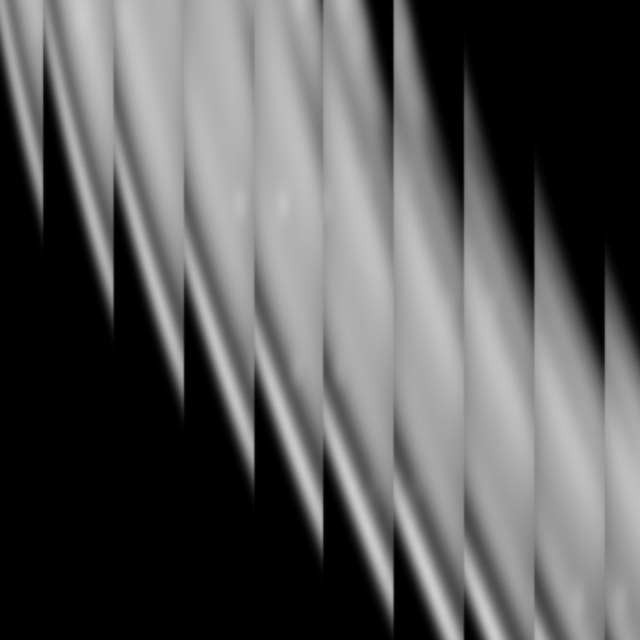
#> input picture techniques/_img/골유리_굴절.jpg, 640 x 640 px
$ python -i fluted.py   (imports and definitions only)
#> lines starting #> are read from the running program, lines starting #| are printed output that depends on the picture
#> further down, picture is the input picture: PIL image 640x640 RGB; min 0, max 205, mean 89.2
"""골유리(플루티드 글라스) 굴절 — 판을 세로 띠로 나누고, 띠마다 자기 폭의 squeeze 배 구간을 가로로 눌러 담는다.

레퍼런스(refs/_모음/골유리_토러스, 1125×2000 흑백 토러스) 실측: 띠 44px(판 폭 3.9%, 25~26개), 띠 안 곡선 기울기가
실제 곡선의 약 2.5배 → 띠 가운데는 원래 자리, 띠 가장자리로 갈수록 바깥 내용을 끌어온다. 그래서 둥근 윤곽이 띠마다
위아래로 끊겨 톱날처럼 솟는다. 세로 방향은 건드리지 않는다.

python -m ad fluted <그림> --out <png> [--strip 0.039] [--squeeze 2.5] [--seam 0.18] [--soften 0] [--blur 0.6] [--gray] [--phase 0]
함수: fluted(img, strip=0.039, squeeze=2.5, seam=0.18, blur=0.6, gray=False, phase=0.0, bg=(0,0,0), soften=0.0) -> PIL RGB
"""
import numpy as np
from PIL import Image, ImageFilter


def fluted(img, strip=0.039, squeeze=2.5, seam=0.18, blur=0.6, gray=False, phase=0.0, bg=(0, 0, 0), soften=0.0):
    """strip: 띠 폭(판 폭 비율, 1 넘으면 px) · squeeze: 띠 하나가 담는 폭 배수(1 = 그대로, 클수록 톱날이 가파름)
    seam: 띠 가장자리 어둡게(0~1) · blur: 굴절 «뒤» 번짐 px(크면 띠 경계까지 뭉개진다, 레퍼런스는 경계가 또렷) ·
    soften: 굴절 «앞» 입력 흐림 px(띠 안만 부드럽게 — 잔무늬 많은 렌더는 6~8) · phase: 띠 시작 어긋남(띠 폭 비율)"""
#> called with strip = 0.039, squeeze = 2.5, seam = 0.18, blur = 0.6, gray = False, phase = 0, bg = (0, 0, 0), soften = 0
    import cv2   # 무거운 의존은 함수 안에서
    im = img.convert("RGBA")
    if soften:
        im = im.filter(ImageFilter.GaussianBlur(soften))
    base = Image.new("RGBA", im.size, bg + (255,))
    base.alpha_composite(im)
    a = np.asarray(base.convert("RGB")).astype(np.float32)
    h, w = a.shape[:2]
#> h = 640; w = 640
    sw = strip if strip > 1 else strip * w
#> sw = 24.96
    x = np.arange(w, dtype=np.float32)
#> x = 640 values from 0 to 639
    i = np.floor((x - phase * sw) / sw)
#> i = 640 values from 0 to 25
    cx = (i + 0.5) * sw + phase * sw
#> cx = 640 values from 12.48 to 636.5
    u = (x - cx) / (sw / 2)                     # 띠 안 위치 -1 ~ 1
    xs = cx + squeeze * (x - cx)
    mapx = np.tile(xs, (h, 1)).astype(np.float32)
    mapy = np.tile(np.arange(h, dtype=np.float32)[:, None], (1, w))
    out = cv2.remap(a, mapx, mapy, cv2.INTER_LINEAR, borderMode=cv2.BORDER_REFLECT)
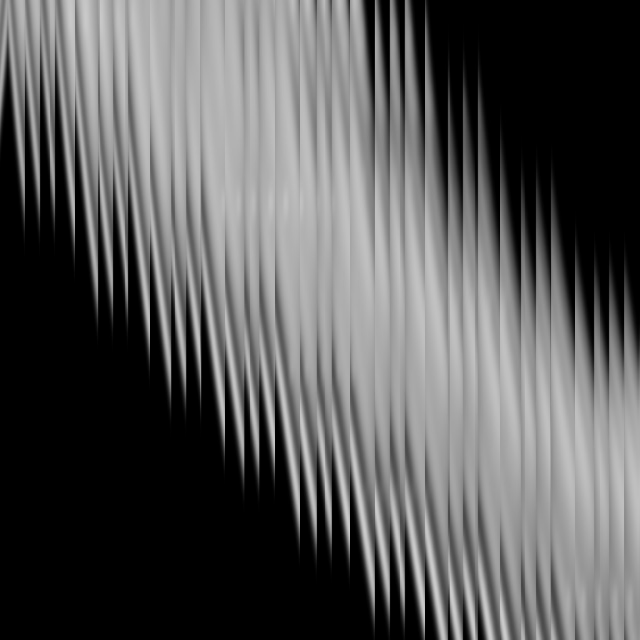
#> out: shape (640, 640, 3) float32; min 0, max 204.9, mean 89.2
    if seam:
        out *= (1 - seam * np.abs(u) ** 3)[None, :, None]
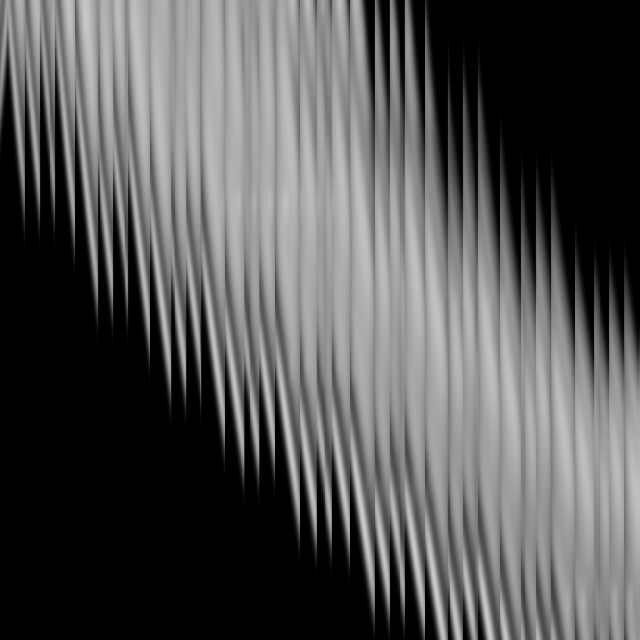
#> out: shape (640, 640, 3) float32; min 0, max 204.6, mean 85.2
    o = Image.fromarray(np.clip(out, 0, 255).astype(np.uint8))
    if blur:
        o = o.filter(ImageFilter.GaussianBlur(blur))
    return o.convert("L").convert("RGB") if gray else o

>>> from PIL import Image
>>> picture = Image.open('../techniques/_img/골유리_굴절.jpg')
>>> result = fluted(picture)

$ run again, on techniques/_img/골유리_전후.jpg
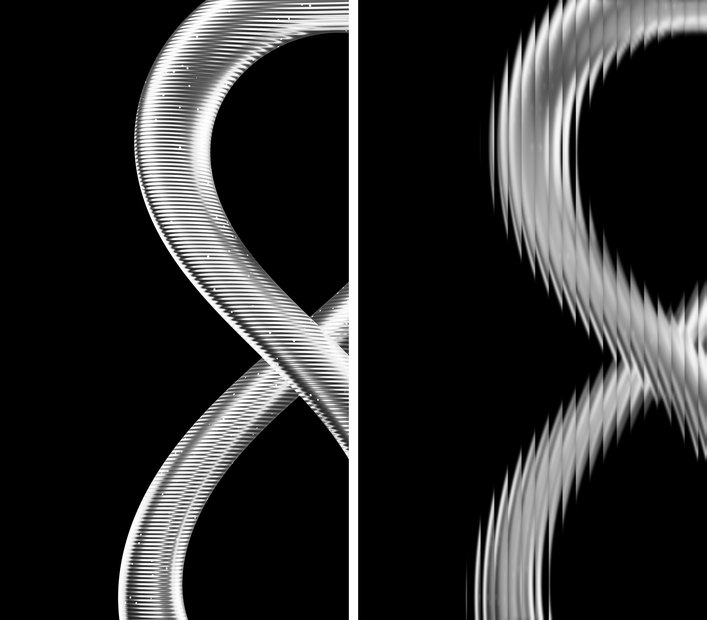
#> input picture techniques/_img/골유리_전후.jpg, 707 x 620 px
#> picture is the input picture: PIL image 707x620 RGB; min 0, max 255, mean 43.9
#> in fluted, `out = cv2.remap(a, mapx, mapy, cv2.INTER_LINEAR, borderMode=cv2.BORDER..`:
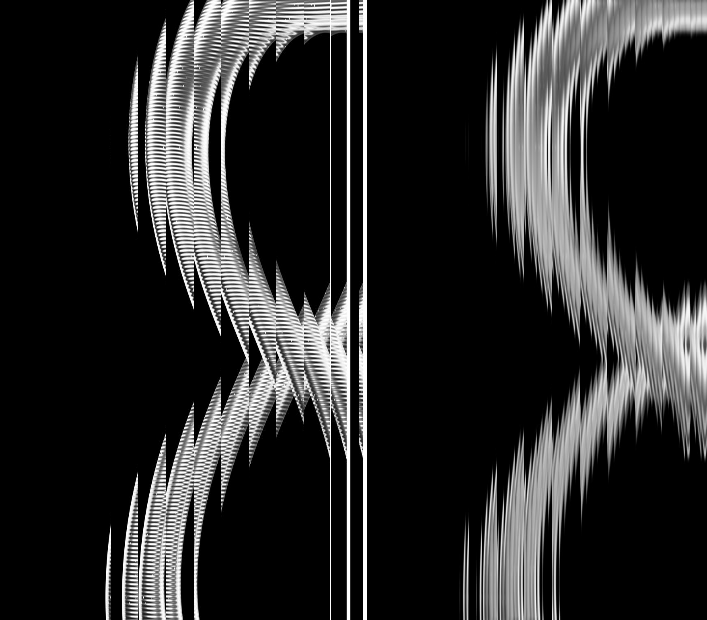
#> out: shape (620, 707, 3) float32; min 0, max 255, mean 43.7
#> in fluted, `o = o.filter(ImageFilter.GaussianBlur(blur))`:
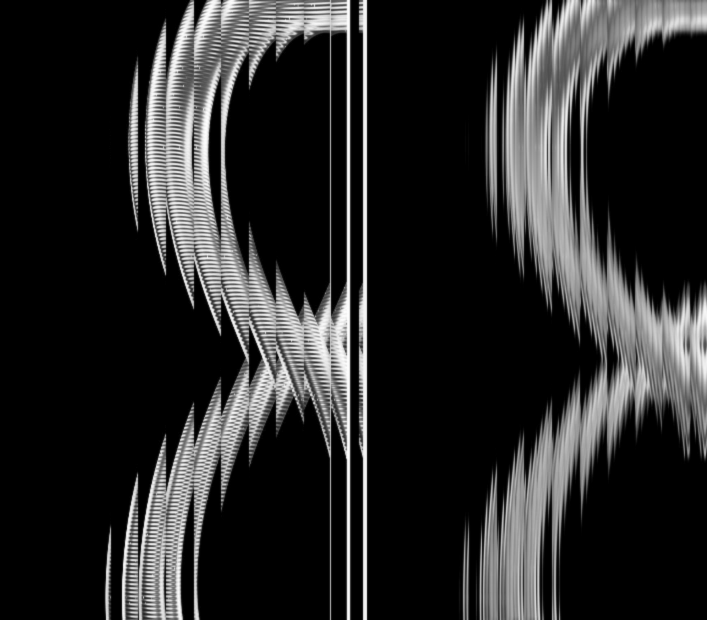
#> o: PIL image 707x620 RGB; min 0, max 254, mean 41.6
